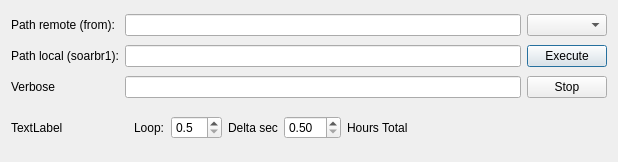
<?xml version="1.0" encoding="UTF-8"?>
<ui version="4.0">
 <class>Dialog</class>
 <widget class="QDialog" name="Dialog">
  <property name="geometry">
   <rect>
    <x>0</x>
    <y>0</y>
    <width>618</width>
    <height>162</height>
   </rect>
  </property>
  <property name="sizePolicy">
   <sizepolicy hsizetype="Fixed" vsizetype="Preferred">
    <horstretch>0</horstretch>
    <verstretch>0</verstretch>
   </sizepolicy>
  </property>
  <property name="windowTitle">
   <string>Data Transfer</string>
  </property>
  <layout class="QGridLayout" name="gridLayout_2">
   <item row="1" column="1">
    <widget class="QLineEdit" name="local_data_path"/>
   </item>
   <item row="2" column="1">
    <widget class="QLineEdit" name="verbose_text"/>
   </item>
   <item row="0" column="1">
    <widget class="QLineEdit" name="path_instrument"/>
   </item>
   <item row="1" column="2">
    <widget class="QPushButton" name="execute_button">
     <property name="text">
      <string>Execute</string>
     </property>
    </widget>
   </item>
   <item row="2" column="0">
    <widget class="QLabel" name="label_3">
     <property name="text">
      <string>Verbose</string>
     </property>
    </widget>
   </item>
   <item row="2" column="2">
    <widget class="QPushButton" name="stop_button">
     <property name="text">
      <string>Stop</string>
     </property>
    </widget>
   </item>
   <item row="0" column="2">
    <widget class="QComboBox" name="select_instrument"/>
   </item>
   <item row="0" column="0">
    <widget class="QLabel" name="label">
     <property name="text">
      <string>Path remote (from):</string>
     </property>
    </widget>
   </item>
   <item row="1" column="0">
    <widget class="QLabel" name="label_2">
     <property name="text">
      <string>Path local (soarbr1):</string>
     </property>
    </widget>
   </item>
   <item row="3" column="1">
    <widget class="QWidget" name="widget" native="true">
     <property name="sizePolicy">
      <sizepolicy hsizetype="Preferred" vsizetype="Maximum">
       <horstretch>0</horstretch>
       <verstretch>0</verstretch>
      </sizepolicy>
     </property>
     <layout class="QHBoxLayout" name="horizontalLayout_2">
      <item>
       <widget class="QLabel" name="label_4">
        <property name="sizePolicy">
         <sizepolicy hsizetype="Maximum" vsizetype="Preferred">
          <horstretch>0</horstretch>
          <verstretch>0</verstretch>
         </sizepolicy>
        </property>
        <property name="text">
         <string>Loop:</string>
        </property>
       </widget>
      </item>
      <item>
       <widget class="QDoubleSpinBox" name="loop_delta_time">
        <property name="sizePolicy">
         <sizepolicy hsizetype="Maximum" vsizetype="Fixed">
          <horstretch>0</horstretch>
          <verstretch>0</verstretch>
         </sizepolicy>
        </property>
        <property name="decimals">
         <number>1</number>
        </property>
        <property name="minimum">
         <double>0.500000000000000</double>
        </property>
        <property name="maximum">
         <double>10.000000000000000</double>
        </property>
        <property name="singleStep">
         <double>0.100000000000000</double>
        </property>
       </widget>
      </item>
      <item>
       <widget class="QLabel" name="label_5">
        <property name="sizePolicy">
         <sizepolicy hsizetype="Maximum" vsizetype="Preferred">
          <horstretch>0</horstretch>
          <verstretch>0</verstretch>
         </sizepolicy>
        </property>
        <property name="text">
         <string>Delta sec</string>
        </property>
       </widget>
      </item>
      <item>
       <widget class="QDoubleSpinBox" name="loop_delta_period">
        <property name="sizePolicy">
         <sizepolicy hsizetype="Maximum" vsizetype="Fixed">
          <horstretch>0</horstretch>
          <verstretch>0</verstretch>
         </sizepolicy>
        </property>
        <property name="minimum">
         <double>0.500000000000000</double>
        </property>
        <property name="maximum">
         <double>10.000000000000000</double>
        </property>
        <property name="singleStep">
         <double>0.500000000000000</double>
        </property>
       </widget>
      </item>
      <item>
       <widget class="QLabel" name="label_6">
        <property name="text">
         <string>Hours Total</string>
        </property>
       </widget>
      </item>
     </layout>
    </widget>
   </item>
   <item row="3" column="0">
    <widget class="QLabel" name="label_transfer">
     <property name="text">
      <string>TextLabel</string>
     </property>
    </widget>
   </item>
  </layout>
 </widget>
 <resources/>
 <connections/>
</ui>
